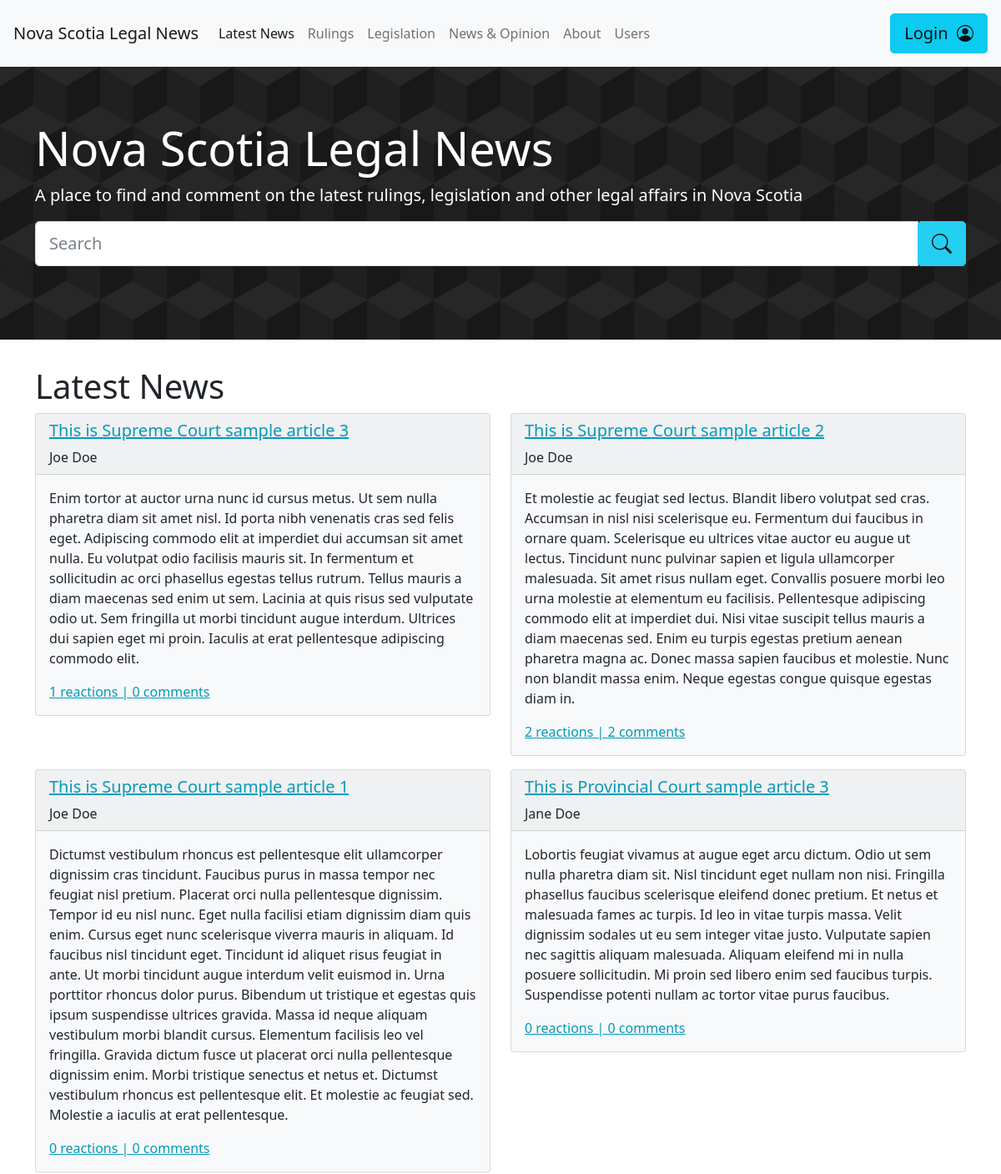
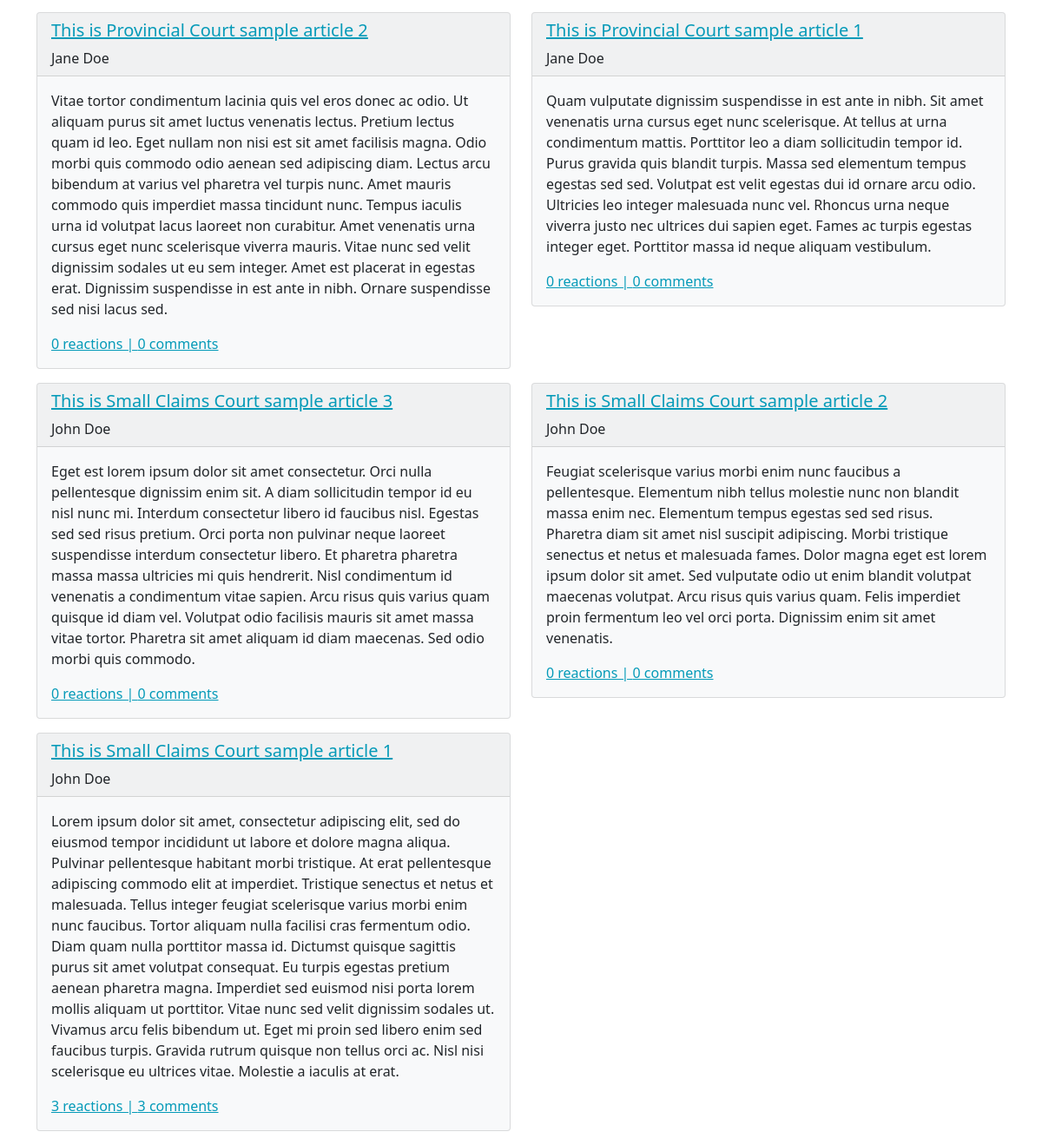
Page /website/index.php on the committed database (2 pictures, top to bottom).
### tables this page shows
CREATE TABLE articles(
	articleID int AUTO_INCREMENT,
    outletID int,
    authorName varchar(255),
    articleURL varchar(255),
    articleHeadline varchar(2047),
    articleText varchar(2047),
    publicationDate datetime,
    PRIMARY KEY (articleID),
    FOREIGN KEY (outletID) REFERENCES outlets(outletID)
);

### website/inc/components/latestnews.php (the view)
<div class = "row">
<h1>Latest News</h1>
    <?php
        $querySQL = "   SELECT articles.articleID, articleText, articleCommentCount, articleReactionCount, authorName, outletName, articleHeadline FROM articles
                        JOIN outlets ON articles.outletID = outlets.outletID
                        LEFT JOIN (
                        SELECT articleID, COUNT(DISTINCT(reactionID)) AS articleReactionCount
                        FROM articlereactions
                        GROUP BY articleID) articlereactions on articles.articleID = articlereactions.articleID
                        LEFT JOIN (
                        SELECT articleID, COUNT(DISTINCT(commentID)) AS articleCommentCount
                        FROM articlecomments
                        GROUP BY articleID) articlecomments on articles.articleID = articlecomments.articleID
                        ORDER BY articles.articleID DESC;";
        $result = $dbconn->query($querySQL);
        foreach($result as $article){
        ?>
        <div class="col-md-6">
            <div class="card bg-light mb-3">
                <div class="card-header">
                    <a href = "article.php?articleID=<?php echo($article["articleID"])?>">
                        <h5 class="card-title"><?php echo($article["articleHeadline"])?></h5>
                    </a><?php echo($article["authorName"])?></div>
                    <div class="card-body">
                        <p class="card-text"><?php echo($article["articleText"])?></p>
                        <a href= "article.php?articleID=<?php echo($article["articleID"])?>">
                            <?php
                                if($article["articleReactionCount"]){
                                    echo($article["articleReactionCount"] . " reactions | ");
                                }else{
                                    echo("0 reactions | ");
                                }
                                if($article["articleCommentCount"]){
                                    echo($article["articleCommentCount"] . " comments");
                                }else{
                                    echo("0 comments");
                                }
                            ?>
                        </a>
                    </div>
            </div>
        </div>
    <?php
        }
    ?>
</div>

### website/inc/header.php (shortened to what this page needs)
<!DOCTYPE html>
<html lang="en">
<head>
    <link rel="stylesheet" href="https://maxcdn.bootstrapcdn.com/bootstrap/4.0.0/css/bootstrap.min.css">
    <link href="https://cdn.jsdelivr.net/npm/bootstrap@5.1.2/dist/css/bootstrap.min.css" rel="stylesheet">
    <link rel="stylesheet" href="https://cdn.jsdelivr.net/npm/bootstrap-icons@1.3.0/font/bootstrap-icons.css">
    <link href="styles/main.css" rel="stylesheet">
</head>
<body>
<nav class="navbar navbar-expand-lg navbar-light bg-light">
  <a class="navbar-brand" href="index.php">Nova Scotia Legal News</a>
  <div class="collapse navbar-collapse" id="navbarText">
    <ul class="navbar-nav mr-auto">
      <li class="nav-item active">
        <a class="nav-link" href="#">Latest News<span class="sr-only">(current)</span></a>
      </li>
      <li class="nav-item">
        <a class="nav-item nav-link" href="#">Rulings</a>
      </li>
      <li class="nav-item">
        <a class="nav-item nav-link" href="#">Legislation</a>
      </li>
      <li class="nav-item">
        <a class="nav-item nav-link" href="#">News & Opinion</a>
      </li>
      <li class="nav-item">
        <a class="nav-item nav-link" href="#">About</a>
      </li>
      <li class="nav-item">
        <a class="nav-item nav-link" href="users.php">Users</a>
      </li>
    </ul>
    <span class="navbar-text">
      <button  class="btn btn-info btn-lg"  data-toggle="modal" data-target="#loginModal"> <a href="#" style = "text-decoration: none">Login &nbsp;<i class="bi-person-circle" style="font-size: 1em"></i></i></a>  </button>
    </span>
  </div>
</nav>
<div class="jumbotron jumbotron-fluid">
  <div class="container">
    <h1 class="display-4">Nova Scotia Legal News</h1>
    <p class="lead">A place to find and comment on the latest rulings, legislation and other legal affairs in Nova Scotia</p>
    <form>
        <div class="input-group input-group-lg">
            <input type="text" class="form-control" placeholder="Search">
                <div class="input-group-btn">
                    <button  class="btn btn-info btn-lg" type="submit"><i class="bi-search" style="font-size: 1.5rem;"></i></button>
                </div>
            </div>
    </form>
    <br>
  </div>
</div>

### website/index.php (shortened to what this page needs)
<?php include "db/db.php" ?>
<?php include "inc/header.php" ?>
<main>
    <div class = "container">
        <?php include "inc/components/latestnews.php" ?>
    </div>
</main>
<?php include "inc/footer.php" ?>

### website/inc/footer.php (shortened to what this page needs)
</body>
</html>

### website/styles/main.css (style rules this page uses)
a { color: #049ab8; }
body { overflow: overlay; }
.nav-item { text-align: right; }
.navbar-text { float: right; }
.jumbotron { background-color: #000000; opacity: 0.9; background-image: linear-gradient(30deg, #101010 12%, transparent 12.5%, transparent 87%, #101010 87.5%, #101010), linear-gradient(150deg, #101010 12%, transparent 12.5%, transparent 87%, #101010 87.5%, #101010), linear-gradient(30deg, #101010 12%, transparent 12.5%, transparent 87%, #101010 87.5%, #101010), linear-gradient(150deg, #101010 12%, transparent 12.5%, transparent 87%, #101010 87.5%, #101010), linear-gradient(60deg, #10101077 25%, transparent 25.5%, transparent 75%, #10101077 75%, #10101077), linear-gradient(60deg, #10101077 25%, transparent 25.5%, transparent 75%, #10101077 75%, #10101077); background-size: 80px 140px; background-position: 0 0, 0 0, 40px 70px, 40px 70px, 0 0, 40px 70px; }
.jumbotron h1 { color: white; }
.jumbotron p { color: white; }
.card { margin-bottom: 1em; }

### rows in the picture
articles: articleHeadline "This is Supreme Court sample article 3", authorName "Joe Doe", articleText "Enim tortor at auctor urna nunc id cursus metus. Ut sem nulla pharetra diam sit amet nisl. Id porta nibh venenatis cras sed felis eget. Adipiscing commodo elit at imperdiet dui accumsan sit amet nulla. Eu volutpat odio facilisis mauris sit. In fermentum et sollicitudin ac orci phasellus egestas tellus rutrum. Tellus mauris a diam maecenas sed enim ut sem. Lacinia at quis risus sed vulputate odio ut. Sem fringilla ut morbi tincidunt augue interdum. Ultrices dui sapien eget mi proin. Iaculis at erat pellentesque adipiscing commodo elit.", articleReactionCount "1", shows "0 comments"
articles: articleHeadline "This is Supreme Court sample article 2", authorName "Joe Doe", articleText "Et molestie ac feugiat sed lectus. Blandit libero volutpat sed cras. Accumsan in nisl nisi scelerisque eu. Fermentum dui faucibus in ornare quam. Scelerisque eu ultrices vitae auctor eu augue ut lectus. Tincidunt nunc pulvinar sapien et ligula ullamcorper malesuada. Sit amet risus nullam eget. Convallis posuere morbi leo urna molestie at elementum eu facilisis. Pellentesque adipiscing commodo elit at imperdiet dui. Nisi vitae suscipit tellus mauris a diam maecenas sed. Enim eu turpis egestas pretium aenean pharetra magna ac. Donec massa sapien faucibus et molestie. Nunc non blandit massa enim. Neque egestas congue quisque egestas diam in.", articleReactionCount "2", articleCommentCount "2"
articles: articleHeadline "This is Supreme Court sample article 1", authorName "Joe Doe", articleText "Dictumst vestibulum rhoncus est pellentesque elit ullamcorper dignissim cras tincidunt. Faucibus purus in massa tempor nec feugiat nisl pretium. Placerat orci nulla pellentesque dignissim. Tempor id eu nisl nunc. Eget nulla facilisi etiam dignissim diam quis enim. Cursus eget nunc scelerisque viverra mauris in aliquam. Id faucibus nisl tincidunt eget. Tincidunt id aliquet risus feugiat in ante. Ut morbi tincidunt augue interdum velit euismod in. Urna porttitor rhoncus dolor purus. Bibendum ut tristique et egestas quis ipsum suspendisse ultrices gravida. Massa id neque aliquam vestibulum morbi blandit cursus. Elementum facilisis leo vel fringilla. Gravida dictum fusce ut placerat orci nulla…", shows "0 reactions |", shows "0 comments"
articles: articleHeadline "This is Provincial Court sample article 3", authorName "Jane Doe", articleText "Lobortis feugiat vivamus at augue eget arcu dictum. Odio ut sem nulla pharetra diam sit. Nisl tincidunt eget nullam non nisi. Fringilla phasellus faucibus scelerisque eleifend donec pretium. Et netus et malesuada fames ac turpis. Id leo in vitae turpis massa. Velit dignissim sodales ut eu sem integer vitae justo. Vulputate sapien nec sagittis aliquam malesuada. Aliquam eleifend mi in nulla posuere sollicitudin. Mi proin sed libero enim sed faucibus turpis. Suspendisse potenti nullam ac tortor vitae purus faucibus.", shows "0 reactions |", shows "0 comments"
articles: articleHeadline "This is Provincial Court sample article 2", authorName "Jane Doe", articleText "Vitae tortor condimentum lacinia quis vel eros donec ac odio. Ut aliquam purus sit amet luctus venenatis lectus. Pretium lectus quam id leo. Eget nullam non nisi est sit amet facilisis magna. Odio morbi quis commodo odio aenean sed adipiscing diam. Lectus arcu bibendum at varius vel pharetra vel turpis nunc. Amet mauris commodo quis imperdiet massa tincidunt nunc. Tempus iaculis urna id volutpat lacus laoreet non curabitur. Amet venenatis urna cursus eget nunc scelerisque viverra mauris. Vitae nunc sed velit dignissim sodales ut eu sem integer. Amet est placerat in egestas erat. Dignissim suspendisse in est ante in nibh. Ornare suspendisse sed nisi lacus sed.", shows "0 reactions |", shows "0 comments"
articles: articleHeadline "This is Provincial Court sample article 1", authorName "Jane Doe", articleText "Quam vulputate dignissim suspendisse in est ante in nibh. Sit amet venenatis urna cursus eget nunc scelerisque. At tellus at urna condimentum mattis. Porttitor leo a diam sollicitudin tempor id. Purus gravida quis blandit turpis. Massa sed elementum tempus egestas sed sed. Volutpat est velit egestas dui id ornare arcu odio. Ultricies leo integer malesuada nunc vel. Rhoncus urna neque viverra justo nec ultrices dui sapien eget. Fames ac turpis egestas integer eget. Porttitor massa id neque aliquam vestibulum.", shows "0 reactions |", shows "0 comments"
articles: articleHeadline "This is Small Claims Court sample article 3", authorName "John Doe", articleText "Eget est lorem ipsum dolor sit amet consectetur. Orci nulla pellentesque dignissim enim sit. A diam sollicitudin tempor id eu nisl nunc mi. Interdum consectetur libero id faucibus nisl. Egestas sed sed risus pretium. Orci porta non pulvinar neque laoreet suspendisse interdum consectetur libero. Et pharetra pharetra massa massa ultricies mi quis hendrerit. Nisl condimentum id venenatis a condimentum vitae sapien. Arcu risus quis varius quam quisque id diam vel. Volutpat odio facilisis mauris sit amet massa vitae tortor. Pharetra sit amet aliquam id diam maecenas. Sed odio morbi quis commodo.", shows "0 reactions |", shows "0 comments"
articles: articleHeadline "This is Small Claims Court sample article 2", authorName "John Doe", articleText "Feugiat scelerisque varius morbi enim nunc faucibus a pellentesque. Elementum nibh tellus molestie nunc non blandit massa enim nec. Elementum tempus egestas sed sed risus. Pharetra diam sit amet nisl suscipit adipiscing. Morbi tristique senectus et netus et malesuada fames. Dolor magna eget est lorem ipsum dolor sit amet. Sed vulputate odio ut enim blandit volutpat maecenas volutpat. Arcu risus quis varius quam. Felis imperdiet proin fermentum leo vel orci porta. Dignissim enim sit amet venenatis.", shows "0 reactions |", shows "0 comments"
articles: articleHeadline "This is Small Claims Court sample article 1", authorName "John Doe", articleText "Lorem ipsum dolor sit amet, consectetur adipiscing elit, sed do eiusmod tempor incididunt ut labore et dolore magna aliqua. Pulvinar pellentesque habitant morbi tristique. At erat pellentesque adipiscing commodo elit at imperdiet. Tristique senectus et netus et malesuada. Tellus integer feugiat scelerisque varius morbi enim nunc faucibus. Tortor aliquam nulla facilisi cras fermentum odio. Diam quam nulla porttitor massa id. Dictumst quisque sagittis purus sit amet volutpat consequat. Eu turpis egestas pretium aenean pharetra magna. Imperdiet sed euismod nisi porta lorem mollis aliquam ut porttitor. Vitae nunc sed velit dignissim sodales ut. Vivamus arcu felis bibendum ut. Eget mi proin sed…", articleReactionCount "3", articleCommentCount "3"
